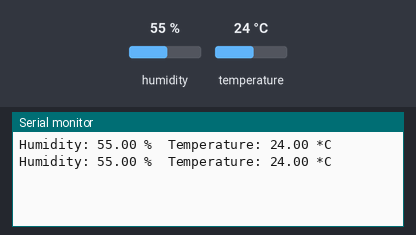
A sketch run on a simulated Arduino Uno, built with avr-gcc and run on an emulated ATmega328P. Shown: the last lines printed to the serial monitor. The test bench sets the inputs (shaded band); at power-on: temperature 24 °C, humidity 55 %.

Above: at 2.8 s.
2.9 s: temperature set to 27 °C
At 5.5 s:
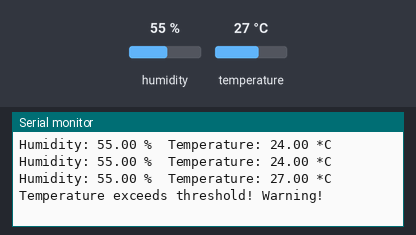
7.6 s: humidity set to 22 %
At 9.2 s:
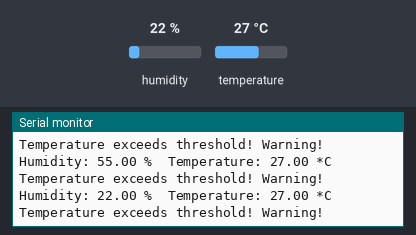
10.3 s: humidity set to 40 %
At 13.0 s:
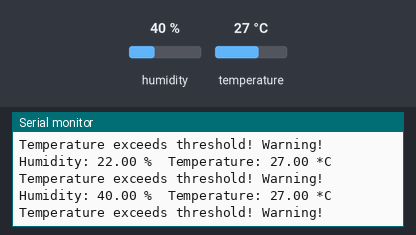
Timing chart, 0 to 14.5 s (numbered marks = the images above; inputs shaded):
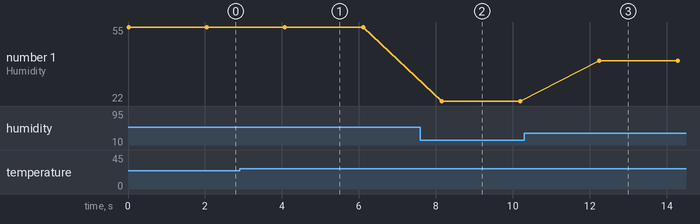

The sketch:

DHTSensorInterface.ino
```cpp
#include <DHT.h>

#define DHTPIN 2     // Digital pin connected to the DHT11 sensor
#define DHTTYPE DHT11 // DHT 11

DHT dht(DHTPIN, DHTTYPE);

void setup() {
  Serial.begin(9600);
  dht.begin();
}

void loop() {
  // Read temperature and humidity from DHT11
  float h = dht.readHumidity();
  float t = dht.readTemperature();

  // Check if readings are valid
  if (isnan(h) || isnan(t)) {
    Serial.println("Failed to read from DHT sensor!");
    return;
  }

  // Print temperature and humidity values
  Serial.print("Humidity: ");
  Serial.print(h);
  Serial.print(" %\t");
  Serial.print("Temperature: ");
  Serial.print(t);
  Serial.println(" *C ");

  // Check for temperature threshold
  if (t > 25) { // Adjust the threshold as needed
    Serial.println("Temperature exceeds threshold! Warning!");
  }

  delay(2000);
}
```

Measured:
- the behaviour switches between 25 and 26 °C on temperature (found by bisection; images 0 and 1)
- after the input at 2.9 s, the serial monitor: prints a new line after 1.2 s (image 1)
- after the input at 7.6 s, the serial monitor: prints a new line after 0.56 s (image 2)
- after the input at 10.3 s, the serial monitor: prints a new line after 1.9 s (image 3)
- plotted number 1: 55 → 22 after the input at 7.6 s, 22 → 40 after the input at 10.3 s
